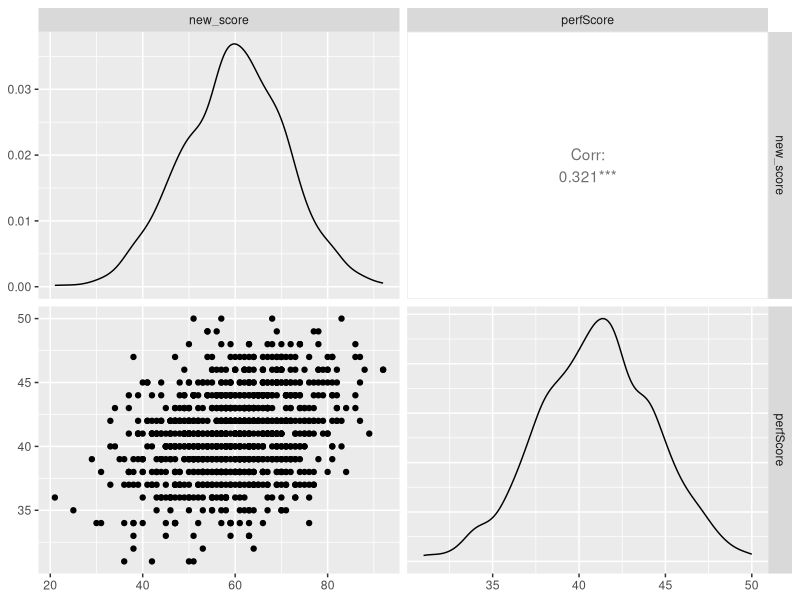

Write R code to recreate this figure.
# Create a response set for a rank-order sjt that has four scenarios and four response options/solutions per scenario. 
# scoring is in the SANDBOX excel file
packages  <- c('tidyverse', 'readxl', 'writexl', 'GGally', 'MASS', 'stringr')

for(p in packages){
  if(!require(p, character.only = T)){
    install.packages(p)
  }
  library(p, character.only = T)
}

# load scoring table
getwd( ) 
setwd("D:/R stuff/PM matrix scoring")
scoringData <- read_excel("SANDBOX SJA data.v1.xlsx") 


# create a data set
thisN = 1000

x1 <- round(rnorm(n = thisN, mean = 77, sd = 11))  # arbitrary but trying to get 92 as max
max(x1)
min(x1)
adj <- max(x1)-92
if(adj<min(x1)) {
  x1 <- x1-adj
  print('yay')
} else {
  x1<- ifelse(x1>mean(x1),x1-adj,x1)
  print('uh oh')
}

max(x1)
min(x1)

## CREDIT: https://stats.stackexchange.com/questions/15011/generate-a-random-variable-with-a-defined-correlation-to-an-existing-variables
n     <- thisN                # length of vector
rho   <- 0.32                   # desired correlation = cos(angle)
theta <- acos(rho)             # corresponding angle
#x1    <- rnorm(n, 1, 1)        # fixed given data
x2    <- rnorm(n, 30, 5)      # new random data
X     <- cbind(x1, x2)         # matrix
Xctr  <- scale(X, center=TRUE, scale=FALSE)   # centered columns (mean 0)

Id   <- diag(n)                               # identity matrix
Q    <- qr.Q(qr(Xctr[ , 1, drop=FALSE]))      # QR-decomposition, just matrix Q
P    <- tcrossprod(Q)          # = Q Q'       # projection onto space defined by x1
x2o  <- (Id-P) %*% Xctr[ , 2]                 # x2ctr made orthogonal to x1ctr
Xc2  <- cbind(Xctr[ , 1], x2o)                # bind to matrix
Y    <- Xc2 %*% diag(1/sqrt(colSums(Xc2^2)))  # scale columns to length 1

x <- Y[ , 2] + (1 / tan(theta)) * Y[ , 1]     # final new vector
cor(x1, x)                                    # check correlation = rho

x <- round(x*100)
x <- x+50
# --------------------------------

Xdata <- data.frame(x1,x)
names(Xdata) <- c('score', 'perfScore')
cor(Xdata)
head(Xdata)

data <- data.frame(Xdata$score)
colnames(data) <- c('score')


head(data)
################

checkScore <- function(s_score) {
  if (s_score > 23) {
    s_score <- 23
    }
  return(s_score)
}

i = 1; j =1; x = 1
# names: s1,s2,s3,s4 
#define names of 4 empty columns
for (x in 1:4) {  
    item1 <- paste('s', x, sep = '', collapse=NULL)
    new_cols <- c(item1)
    data[ , new_cols] <- NA
}

head(data)
# loop through scores and assign item responses
# names: s11,s12,s13,s14; s21,s22,s23,s24; s31... 
#define names of 16 empty columns
for (x in 1:4) {  
  for (j in 1:4) {
    item1 <- paste('s', x, j, sep = '', collapse=NULL)
    new_cols <- c(item1)
    data[ , new_cols] <- NA
  }  
}
head(data)
# split scores by 4 (items each worth max of 23 points -> 92 = highest score)
for (i in 1:nrow(data)) {
  theScore <- data$score[i]
  if (theScore > 91) {
    data$s1[i] <- 23
    data$s2[i] <- 23
    data$s3[i] <- 23
    data$s4[i] <- 23
    pattern <- c(1,2,3,4,1,2,3,4,1,2,3,4,1,2,3,4)
    for (j in 1:16) {
      data[i,j+5] <- pattern[j]
    }
  } else {
    itemScore <- checkScore(round(rnorm(1, theScore,7)/4))
    data$s1[i] <- itemScore # == data[i,2]
    s_row <- 24 - itemScore
    pattern <- as.numeric(scoringData[s_row,c(1,2,3,4)])
    for (j in 1:4){
      data[i,j+5] <- pattern[j]
    }
    temp <- theScore - data$s1[i]
    
    itemScore <- checkScore(round(rnorm(1, temp, 6)/3))
    data$s2[i] <- itemScore # == data[i,3]
    s_row <- 24 - itemScore
    pattern <- as.numeric(scoringData[s_row,c(1,2,3,4)])
    for (j in 1:4){
      data[i,j+9] <- pattern[j]
    }
    temp <- theScore - data$s1[i] - data$s2[i]
    
    itemScore <- checkScore(round(rnorm(1, temp, 5)/2))
    data$s3[i] <- itemScore # == data[i,4]
    s_row <- 24 - itemScore
    pattern <- as.numeric(scoringData[s_row,c(1,2,3,4)])
    for (j in 1:4){
      data[i,j+13] <- pattern[j]
    }    
    
    itemScore <- checkScore(round(temp-data$s3[i])) 
    data$s4[i] <- itemScore # == data[i,5]
    s_row <- 24 - itemScore
    pattern <- as.numeric(scoringData[s_row,c(1,2,3,4)])
    for (j in 1:4){
      data[i,j+17] <- pattern[j]
    }
  }
 
    
}

data$new_score <- data$s1+data$s2+data$s3+data$s4
head(data)
mean(data$new_score)


## Create performance scores
# custom function to implement min max scaling

###

data$perfScore <- Xdata$perfScore
###

head(data)
adj <- max(data$perfScore)-50
data$perfScore <- data$perfScore-adj
df <- data[ , c("new_score", "perfScore")]

head(df)
ggpairs(df)


## Save data with file name that includes date/time
x = str_replace_all(Sys.time(), "[^[:alnum:]]", "")    # Delete non-alphanumeric
x <- paste('sjt_data.', x,'.xlsx', sep = '' )

write_xlsx(as.data.frame(data), x)

           